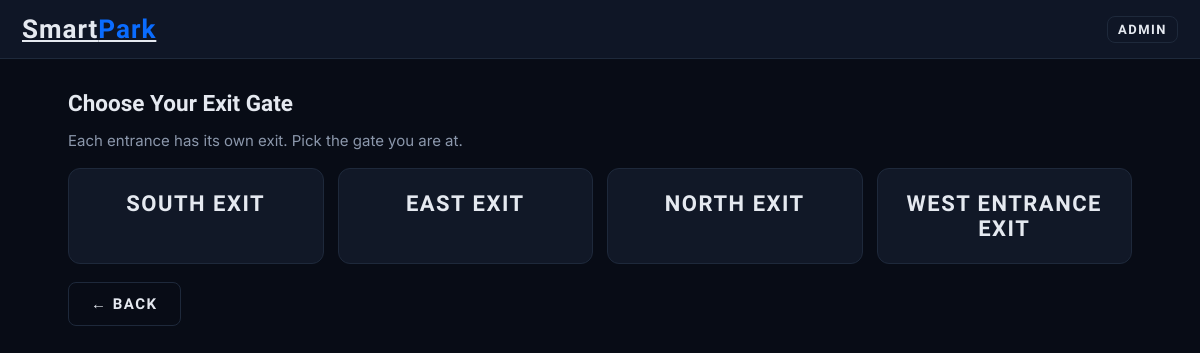
Screenshot of /exit/ with the database file from the repository.
### parking/models.py (models this page shows, shortened)
class Entrance(models.Model):
    name = models.CharField(max_length=60, unique=True)
    prefix = models.CharField(max_length=5, unique=True)      # first part of slot labels, e.g. S in S-L1-001
    status = models.CharField(max_length=12, choices=AREA_STATUS, default=OPEN)
    @property
    def exit_name(self):                                        # every entrance has its own matching exit
        return f'{self.name} Exit'

### parking/views.py (the view)
# urls.py: path('exit/', v.exit_gate, name='exit_gate'),
def exit_gate(request):
    return render(request, 'parking/exit_gate.html', {'entrances': Entrance.objects.all()})

### parking/context_processors.py (called while the page is built)
def maintenance(request):
    items = [e.display_name for e in Entrance.objects.exclude(status=OPEN)] + [l.name for l in Level.objects.exclude(status=OPEN)]
    count = Slot.objects.filter(status=MAINTENANCE).count()
    if count:
        items.append(f'{count} individual slot(s)')
    return {'maintenance_items': items}

### parking/templates/parking/exit_gate.html
{% extends "parking/base.html" %}{% block content %}
<h2>Choose Your Exit Gate</h2><p class="mut">Each entrance has its own exit. Pick the gate you are at.</p>
<div class="cards">{% for e in entrances %}<a class="cardx" href="{% url 'exit_verify' e.pk %}"><div class="t">{{ e.exit_name }}</div></a>{% empty %}<p class="mut">No gates configured.</p>{% endfor %}</div>
<a class="btn" href="{% url 'home' %}">← Back</a>{% endblock %}

### parking/static/parking/style.css (style rules this page uses)
:root { --bg:#080c16;--card:#111827;--line:#1e293b;--tx:#e5e9f0;--mut:#8b97ab;--blue:#0a6cff;--grn:#22c55e;--red:#ef4444;--amb:#f59e0b }
* { box-sizing:border-box }
html,body { margin:0;background:var(--bg);color:var(--tx);font:15px Inter,system-ui,sans-serif }
a { color:inherit;text-decoration:none }
h1,h2,h3 { font-family:Rajdhani,sans-serif;margin:.2em 0 }
.mut { color:var(--mut) }
.btn { display:inline-block;background:transparent;color:var(--tx);border:1px solid var(--line);border-radius:8px;padding:12px 22px;font:700 15px Rajdhani,sans-serif;letter-spacing:1.5px;cursor:pointer;text-transform:uppercase }
.tiles,.cards { display:grid;grid-template-columns:repeat(auto-fit,minmax(200px,1fr));gap:14px;margin:18px 0 }
.tile,.cardx { display:block;background:var(--card);border:1px solid var(--line);border-radius:12px;padding:22px;text-align:center }
.cardx .t { font:700 22px Rajdhani;letter-spacing:1.5px;text-transform:uppercase }

### rows the page displays
Entrance: exit_name "SOUTH EXIT"
Entrance: exit_name "EAST EXIT"
Entrance: exit_name "NORTH EXIT"
Entrance: exit_name "WEST ENTRANCE EXIT"
